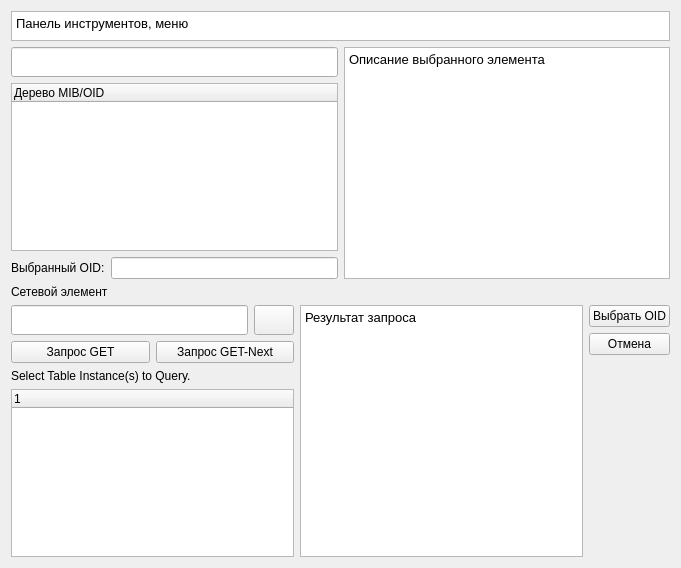
<?xml version="1.0" encoding="UTF-8"?>
<ui version="4.0">
 <class>Form</class>
 <widget class="QWidget" name="Form">
  <property name="geometry">
   <rect>
    <x>0</x>
    <y>0</y>
    <width>681</width>
    <height>568</height>
   </rect>
  </property>
  <property name="sizePolicy">
   <sizepolicy hsizetype="Preferred" vsizetype="Preferred">
    <horstretch>0</horstretch>
    <verstretch>0</verstretch>
   </sizepolicy>
  </property>
  <property name="minimumSize">
   <size>
    <width>681</width>
    <height>568</height>
   </size>
  </property>
  <property name="windowTitle">
   <string>MIB-браузер</string>
  </property>
  <layout class="QVBoxLayout" name="verticalLayout_6">
   <item>
    <layout class="QVBoxLayout" name="verticalLayout_7">
     <item>
      <widget class="QTextBrowser" name="textBrowser">
       <property name="maximumSize">
        <size>
         <width>16777215</width>
         <height>30</height>
        </size>
       </property>
       <property name="html">
        <string>&lt;!DOCTYPE HTML PUBLIC &quot;-//W3C//DTD HTML 4.0//EN&quot; &quot;http://www.w3.org/TR/REC-html40/strict.dtd&quot;&gt;
&lt;html&gt;&lt;head&gt;&lt;meta name=&quot;qrichtext&quot; content=&quot;1&quot; /&gt;&lt;meta charset=&quot;utf-8&quot; /&gt;&lt;style type=&quot;text/css&quot;&gt;
p, li { white-space: pre-wrap; }
hr { height: 1px; border-width: 0; }
li.unchecked::marker { content: &quot;\2610&quot;; }
li.checked::marker { content: &quot;\2612&quot;; }
&lt;/style&gt;&lt;/head&gt;&lt;body style=&quot; font-family:'Cantarell'; font-size:11pt; font-weight:400; font-style:normal;&quot;&gt;
&lt;p style=&quot; margin-top:0px; margin-bottom:0px; margin-left:0px; margin-right:0px; -qt-block-indent:0; text-indent:0px;&quot;&gt;&lt;span style=&quot; font-family:'Segoe UI'; font-size:10pt;&quot;&gt;Панель инструментов, меню&lt;/span&gt;&lt;/p&gt;&lt;/body&gt;&lt;/html&gt;</string>
       </property>
      </widget>
     </item>
     <item>
      <layout class="QHBoxLayout" name="horizontalLayout_2">
       <item>
        <layout class="QVBoxLayout" name="verticalLayout_3">
         <item>
          <widget class="QLineEdit" name="treeSearchInput">
           <property name="minimumSize">
            <size>
             <width>0</width>
             <height>30</height>
            </size>
           </property>
           <property name="text">
            <string/>
           </property>
           <property name="placeholderText">
            <string/>
           </property>
          </widget>
         </item>
         <item>
          <widget class="QTreeWidget" name="mibTree">
           <column>
            <property name="text">
             <string>Дерево MIB/OID</string>
            </property>
           </column>
          </widget>
         </item>
         <item>
          <layout class="QHBoxLayout" name="horizontalLayout">
           <item>
            <widget class="QLabel" name="label">
             <property name="text">
              <string>Выбранный OID:</string>
             </property>
            </widget>
           </item>
           <item>
            <widget class="QLineEdit" name="oid"/>
           </item>
          </layout>
         </item>
        </layout>
       </item>
       <item>
        <widget class="QTextBrowser" name="descriptionMibElement">
         <property name="html">
          <string>&lt;!DOCTYPE HTML PUBLIC &quot;-//W3C//DTD HTML 4.0//EN&quot; &quot;http://www.w3.org/TR/REC-html40/strict.dtd&quot;&gt;
&lt;html&gt;&lt;head&gt;&lt;meta name=&quot;qrichtext&quot; content=&quot;1&quot; /&gt;&lt;meta charset=&quot;utf-8&quot; /&gt;&lt;style type=&quot;text/css&quot;&gt;
p, li { white-space: pre-wrap; }
hr { height: 1px; border-width: 0; }
li.unchecked::marker { content: &quot;\2610&quot;; }
li.checked::marker { content: &quot;\2612&quot;; }
&lt;/style&gt;&lt;/head&gt;&lt;body style=&quot; font-family:'Cantarell'; font-size:11pt; font-weight:400; font-style:normal;&quot;&gt;
&lt;p style=&quot; margin-top:0px; margin-bottom:0px; margin-left:0px; margin-right:0px; -qt-block-indent:0; text-indent:0px;&quot;&gt;&lt;span style=&quot; font-family:'Segoe UI'; font-size:10pt;&quot;&gt;Описание выбранного элемента&lt;/span&gt;&lt;/p&gt;&lt;/body&gt;&lt;/html&gt;</string>
         </property>
        </widget>
       </item>
      </layout>
     </item>
     <item>
      <widget class="QLabel" name="label">
       <property name="maximumSize">
        <size>
         <width>16777215</width>
         <height>15</height>
        </size>
       </property>
       <property name="text">
        <string>Сетевой элемент</string>
       </property>
       <property name="margin">
        <number>0</number>
       </property>
      </widget>
     </item>
     <item>
      <layout class="QHBoxLayout" name="horizontalLayout_6">
       <property name="topMargin">
        <number>0</number>
       </property>
       <item>
        <layout class="QVBoxLayout" name="verticalLayout_5">
         <item>
          <layout class="QHBoxLayout" name="horizontalLayout_5">
           <item>
            <widget class="QLineEdit" name="ipInput">
             <property name="minimumSize">
              <size>
               <width>0</width>
               <height>30</height>
              </size>
             </property>
            </widget>
           </item>
           <item>
            <widget class="QPushButton" name="paramSnmp">
             <property name="minimumSize">
              <size>
               <width>0</width>
               <height>30</height>
              </size>
             </property>
             <property name="text">
              <string/>
             </property>
            </widget>
           </item>
          </layout>
         </item>
         <item>
          <layout class="QHBoxLayout" name="horizontalLayout_3">
           <item>
            <widget class="QPushButton" name="requestGet">
             <property name="text">
              <string>Запрос GET</string>
             </property>
            </widget>
           </item>
           <item>
            <widget class="QPushButton" name="requestGetNext">
             <property name="text">
              <string>Запрос GET-Next</string>
             </property>
            </widget>
           </item>
          </layout>
         </item>
         <item>
          <layout class="QVBoxLayout" name="indexesLayout">
           <item>
            <widget class="QLabel" name="indexesLabel">
             <property name="text">
              <string>Select Table Instance(s) to Query.</string>
             </property>
            </widget>
           </item>
           <item>
            <widget class="QTreeWidget" name="indexesList">
             <column>
              <property name="text">
               <string/>
              </property>
             </column>
            </widget>
           </item>
          </layout>
         </item>
        </layout>
       </item>
       <item>
        <widget class="QTextBrowser" name="requestResult">
         <property name="html">
          <string>&lt;!DOCTYPE HTML PUBLIC &quot;-//W3C//DTD HTML 4.0//EN&quot; &quot;http://www.w3.org/TR/REC-html40/strict.dtd&quot;&gt;
&lt;html&gt;&lt;head&gt;&lt;meta name=&quot;qrichtext&quot; content=&quot;1&quot; /&gt;&lt;meta charset=&quot;utf-8&quot; /&gt;&lt;style type=&quot;text/css&quot;&gt;
p, li { white-space: pre-wrap; }
hr { height: 1px; border-width: 0; }
li.unchecked::marker { content: &quot;\2610&quot;; }
li.checked::marker { content: &quot;\2612&quot;; }
&lt;/style&gt;&lt;/head&gt;&lt;body style=&quot; font-family:'Cantarell'; font-size:11pt; font-weight:400; font-style:normal;&quot;&gt;
&lt;p style=&quot; margin-top:0px; margin-bottom:0px; margin-left:0px; margin-right:0px; -qt-block-indent:0; text-indent:0px;&quot;&gt;&lt;span style=&quot; font-family:'Segoe UI'; font-size:10pt;&quot;&gt;Результат запроса&lt;/span&gt;&lt;/p&gt;&lt;/body&gt;&lt;/html&gt;</string>
         </property>
        </widget>
       </item>
       <item>
        <layout class="QVBoxLayout" name="verticalLayout_4">
         <item>
          <widget class="QPushButton" name="selectOid">
           <property name="text">
            <string>Выбрать OID</string>
           </property>
          </widget>
         </item>
         <item>
          <widget class="QPushButton" name="cancelOid">
           <property name="text">
            <string>Отмена</string>
           </property>
          </widget>
         </item>
         <item>
          <spacer name="verticalSpacer_2">
           <property name="orientation">
            <enum>Qt::Vertical</enum>
           </property>
           <property name="sizeHint" stdset="0">
            <size>
             <width>20</width>
             <height>40</height>
            </size>
           </property>
          </spacer>
         </item>
        </layout>
       </item>
      </layout>
     </item>
    </layout>
   </item>
  </layout>
 </widget>
 <resources/>
 <connections/>
</ui>
